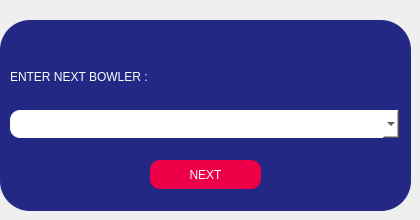
        <widget class="QWidget" name="page2">
         <widget class="QWidget" name="widget_4" native="true">
          <property name="geometry">
           <rect>
            <x>0</x>
            <y>20</y>
            <width>411</width>
            <height>191</height>
           </rect>
          </property>
          <property name="styleSheet">
           <string notr="true">background-color: rgb(35, 40, 132);
border-radius:30px;</string>
          </property>
          <widget class="QPushButton" name="pushButton_10">
           <property name="geometry">
            <rect>
             <x>150</x>
             <y>140</y>
             <width>111</width>
             <height>29</height>
            </rect>
           </property>
           <property name="styleSheet">
            <string notr="true">color: rgb(255, 255, 255);
background-color: rgb(237, 0, 71);
font: 700 14pt &quot;Cascadia Code&quot;;
border-radius: 10px; </string>
           </property>
           <property name="text">
            <string>NEXT</string>
           </property>
          </widget>
          <widget class="QComboBox" name="bowler">
           <property name="geometry">
            <rect>
             <x>10</x>
             <y>90</y>
             <width>389</width>
             <height>28</height>
            </rect>
           </property>
           <property name="styleSheet">
            <string notr="true">background-color: rgb(255, 255, 255);

font: 700 14pt &quot;Cascadia Code&quot;;
color: rgb(0, 0, 0);
border-radius: 10px; </string>
           </property>
          </widget>
          <widget class="QLabel" name="label_33">
           <property name="geometry">
            <rect>
             <x>10</x>
             <y>40</y>
             <width>389</width>
             <height>34</height>
            </rect>
           </property>
           <property name="styleSheet">
            <string notr="true">background-color: rgb(35, 40, 132);
font: 700 14pt &quot;Cascadia Code&quot;;
color: rgb(255, 255, 255);</string>
           </property>
           <property name="text">
            <string>ENTER NEXT BOWLER :</string>
           </property>
          </widget>
         </widget>
        </widget>
